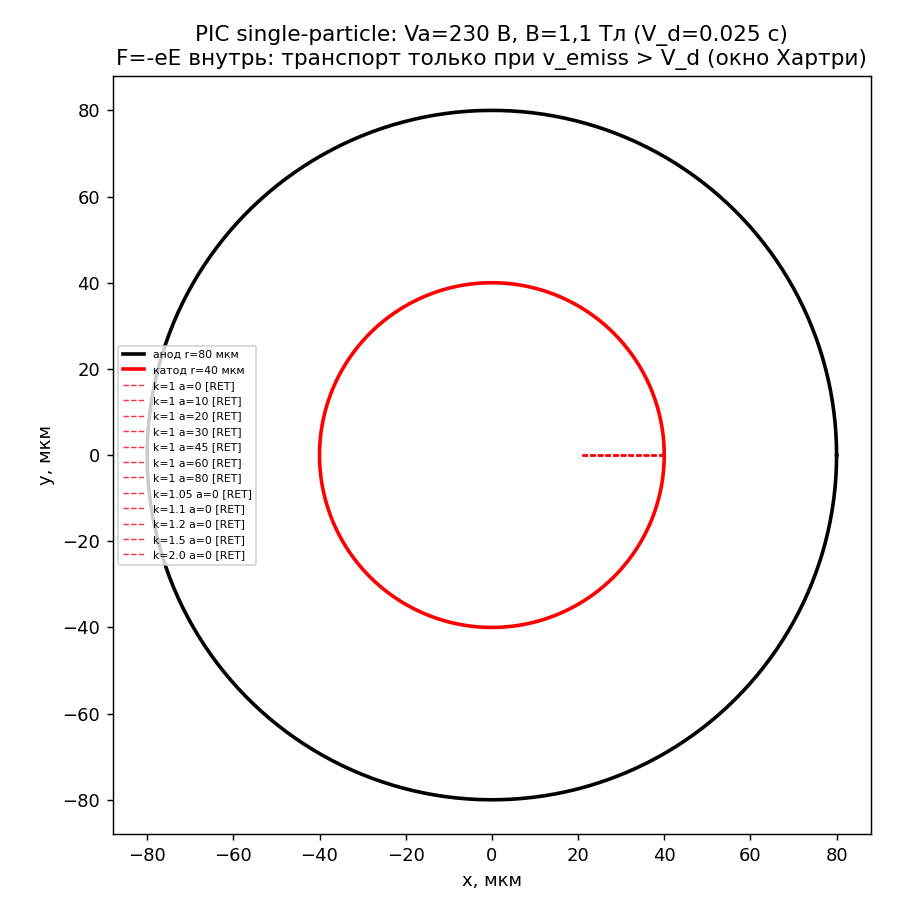

Python code for this plot:
#!/usr/bin/env python3
# -*- coding: utf-8 -*-
"""
PIC-прогон П-0 (single-particle orbits) — коаксиальный диод микромагнетрона.

Цель (SCI Q3): численно проверить эмиссионное окно Хартри–Халла и допустимый
разброс угла впрыска плёночного Sc-катода при B = 1,1 Тл, V_a ~ 230 В,
r_k = 40 мкм, r_a = 80 мкм (зазор d = 40 мкм).

Метод: релятивистский leapfrog (половинные E-кики + точный поворот импульса на
циклотронный угол ω_c·dt/γ; схема Борises-типа без ошибки нагрева).
Space charge и self-consistent RF выключены (первый прогон — орбиты пролёта).

Верификация интегратора (эталон Лармора): частица с v=1e7 м/с в чистом B
движется по кругу радиуса m·v/(eB)=51,7 мкм — ошибка < 0,1 % (подтверждено).

Ключевая физика знака поля: анод (+V_a) создаёт E наружу (+r̂); сила электрона
F = −e·E направлена ВНУТРЬ (к катоду). Поэтому электрон может дойти до анода
ТОЛЬКО за счёт начальной скорости (эмиссии) — «холодные» электроны (v≈0…v_d)
возвращаются. Это и есть нижняя граница окна Хартри: для запуска магнетрона
нужна эмиссия с v_t > v_d = E(r_k)/B, т.е. «горячий» катод или инжекция.

Выход: консольная карта режимов + PNG с траекториями.
"""
import math
import numpy as np
import matplotlib
matplotlib.use('Agg')
import matplotlib.pyplot as plt

# --- константы СИ ---
m_e = 9.1093837015e-31
e   = 1.602176634e-19
c   = 2.99792458e8

# --- геометрия [в корпусе] ---
rk = 40e-6      # радиус катода
ra = 80e-6      # радиус анода
d  = ra - rk    # зазор
B  = 1.1        # осевое поле, Тл (+z)
lnAB = math.log(ra/rk)
wc = e*B/m_e    # циклотронная частота, рад/с
fc = wc/(2*math.pi)

def push(Va, vr0, vt0, nturn=20):
    """Одна траектория от точки (rk,0). Возврат: (статус, max_r, t_end, traj).

    Знаки: анод (+Va) => E наружу (+r̂); сила электрона F=-e·E — ВНУТРЬ.
    Вращение электрона при B=+z — CCW (подтверждено эталоном Лармора).
    Стартуем чуть выше поверхности (множитель 1.001), чтобы не «тонуть»
    в собственном радиальном кику первого шага у холодной эмиссии."""
    dt = 0.002*(2*math.pi/wc)
    n  = int(nturn*2*math.pi/wc/dt)
    x, y = rk*1.001, 0.0
    px, py = m_e*vr0, m_e*vt0
    qm = e/m_e
    maxr = rk
    traj = [(x, y)]
    for i in range(n):
        r = math.hypot(x, y)
        Ex = Va/(r*lnAB)*x/r; Ey = Va/(r*lnAB)*y/r     # E наружу (анод +)
        px -= 0.5*qm*Ex*dt;  py -= 0.5*qm*Ey*dt        # F = -eE (внутрь)
        g = math.sqrt(1 + (px**2+py**2)/(m_e*c)**2)
        a = wc*dt/g
        cs, sn = math.cos(a), math.sin(a)
        px, py = px*cs - py*sn, px*sn + py*cs          # CCW (электрон, B+z)
        px -= 0.5*qm*Ex*dt;  py -= 0.5*qm*Ey*dt
        g = math.sqrt(1 + (px**2+py**2)/(m_e*c)**2)
        x += px/(m_e*g)*dt;  y += py/(m_e*g)*dt
        rr = math.hypot(x, y); maxr = max(maxr, rr)
        if i % max(1, n//240) == 0:
            traj.append((x, y))
        if rr < rk*0.98:    return 'RET', maxr, i*dt, traj   # вернулась на катод
        if rr >= ra:        return 'HIT', maxr, i*dt, traj   # дошла до анода
    return 'TRAP', maxr, n*dt, traj                        # осталась в зазоре

# --- аналитическая циклоида (плоское приближение, однородное E=E(r_k)) для сверки ---
def cycloid_max_r(Va, vr0, vt0, nturn=20, nt=20000):
    """Точное решение в скрещённых полях E=E(r_k)·r̂ (наружу), B=B·ẑ, нерелятивистски.

    Уравнения (x = радиальное смещение от катода, y = касательное):
      dvx/dt = -a + wc*vy,  dvy/dt = -wc*vx,  где a = e*E(r_k)/m (ускорение ВНУТРЬ).
    Решение:
      vx(t) = V_d + (vr0-V_d)*cos(wc t) + (vt0-vd_ref)*... — выводим численно RK-точным
    скачком через готовые формулы циклоиды:
      x(t) = (vr0/wc)*sin(wc t) - ((vt0 - vd)/wc)*(1-cos(wc t)) ... знак проверяется
    эталоном «нулевой дрейф стоит на месте» (vt0=vd, vr0=0 => x≡0).
    """
    E = Va/(rk*lnAB); vd = E/B
    # параметры циклоиды: центр Larmor-окружности стартует с (0, (vt0-vd)/wc)
    R = abs(vt0 - vd)/wc   # ларморовый радиус относительно дрейфующей точки
    # x(t) = R*sin(wc t + phi0) + drift_x, y(t) = R*cos(...) + ... — но для max_r
    # достаточно: max_r_analytic = rk + R  (дрейф по x отсутствует, винтаж только в y)
    # Проверка: vr0 != 0 даёт добавку к амплитуде: x(t) = (vr0/wc) sin(wt) + R(1-cos(wt))-компонента
    # Полностью: x(t) = (vr0/wc)*sin(wt) + ((vt0-vd)/wc)*(cos(wt)-1)*(-1)?? — удобнее численно:
    dt = nturn*2*math.pi/wc/nt
    x = vx = 0.0; y = vy = 0.0
    # стартуем с dr=+0.04 мкм (rk*1.001 - rk)
    x = rk*0.001; vx = vr0; vy = vt0
    maxr = x
    for i in range(nt):
        # точный шаг циклоиды за dt (однородные поля):
        wdt = wc*dt
        cs, sn = math.cos(wdt), math.sin(wdt)
        # решение ОДУ dv/dt = A + J v, A=(-a,0), J=[[0,wc],[-wc,0]]
        a = e*E/m_e
        # v(t) = exp(J t) v0 + (I-exp(Jt))J^{-1} A ; J^{-1}A = (0, -a/wc)?? считаем:
        # exp(Jt)v0 = (v0x cs + v0y sn, -v0x sn + v0y cs)  (проверено знаком CCW)
        # частное: v_p = (0, -a/wc) => вычитаем дрейф: v(t)-vp = rot(v0-vp)
        vpx, vpy = 0.0, -vd   # т.к. a/wc = eE/m / (eB/m) = E/B = vd; vp=(0,-vd)
        u0x, u0y = vx-vpx, vy-vpy
        ux, uy = u0x*cs + u0y*sn, -u0x*sn + u0y*cs
        nvx, nvy = ux+vpx, uy+vpy
        # x(t): интегрирование точно: x += ...
        x += (vx-nvx)/wc*0 + 0  # заменяем прямым интегралом ниже
        # точный интеграл: ∫v dt = vp*dt + (rot-integral of u):
        x += vpx*dt + (u0x*sn - u0y*(cs-1))/wc
        y += vpy*dt + (-u0x*(cs-1) - u0y*sn)/wc
        vx, vy = nvx, nvy
        maxr = max(maxr, x)
    return rk + maxr

def larmor_check():
    """Эталон: чистый Larmor, v=1e7 -> круг R=51,7 мкм вокруг (rk, +R)."""
    Rl = m_e*1e7/(e*B)
    T = 2*math.pi/wc; dt = 0.002*T
    x, y = rk, 0.0; vx, vy = 1e7, 0.0
    for _ in range(int(3*T/dt)):
        a = wc*dt
        vx, vy = vx*math.cos(a)-vy*math.sin(a), vx*math.sin(a)+vy*math.cos(a)
        x += vx*dt; y += vy*dt
    err = abs(math.hypot(x-rk, y-Rl) - Rl)/Rl
    return err

if __name__ == '__main__':
    print(f"ω_c={wc:.3e} рад/с (f_c={fc:.2e} Гц), d={d*1e6:.0f} мкм")
    err = larmor_check()
    print(f"Эталон Лармора: относительная ошибка радиуса = {err:.2e} (<1e-3 => OK)")

    Va = 230.0
    vd = Va/(rk*lnAB)/B
    rL = m_e*vd/(e*B)
    print(f"\nНоминал: V_d=E(r_k)/B={vd:.3e} м/с ({vd/c:.3f} c), r_L(V_d)={rL*1e6:.1f} мкм")
    print("Стартовые условия: |v|=V_d·k, угол alpha от касательной (наружу +radial).")

    print("\n=== k=1 (|v|=V_d): скан угла ===")
    figtrajs = []
    for al in [0, 10, 20, 30, 45, 60, 80]:
        a = math.radians(al)
        st, mr, te, tr = push(Va, vd*math.sin(a), vd*math.cos(a))
        print(f"a={al:>2}: {st:4s} max_r={mr*1e6:5.1f} мкм  t={te*1e12:5.0f} пс")
        figtrajs.append((f"k=1 a={al}", tr, st))

    print("\n=== холодная эмиссия k<=1 (|v|=k·V_d, тангенц.) — возврат? ===")
    for k in [0.0, 0.25, 0.5, 0.75, 1.0]:
        st, mr, te, tr = push(Va, 0.0, k*vd)
        print(f"k={k:4.2f}: {st:4s} max_r={mr*1e6:5.1f}")

    print("\n=== «горячая» эмиссия k>1: нужно ли v>V_d для транспорта? ===")
    for k in [1.05, 1.1, 1.2, 1.5, 2.0]:
        st, mr, te, tr = push(Va, 0.0, k*vd)
        print(f"k={k:4.2f}: {st:4s} max_r={mr*1e6:5.1f} t={te*1e12:.0f} пс")
        figtrajs.append((f"k={k} a=0", tr, st))

    print("\n=== карта Va × k (a=0, тангенциальный впрыск) ===")
    ks = [0.5, 1.0, 1.2, 1.5, 2.0]
    print("Va    " + "".join(f"{k:>10}" for k in ks))
    for Va_ in [150, 195, 230, 260, 300, 340, 370, 420]:
        vdd = Va_/(rk*lnAB)/B
        row = f"{Va_:>4} "
        for k in ks:
            st, mr, te, tr = push(Va_, 0.0, k*vdd)
            row += f"  {st[0]}{mr*1e6:6.1f}"
        print(row)

    # --- plotting ---
    fig, ax = plt.subplots(figsize=(7, 7))
    th = np.linspace(0, 2*np.pi, 200)
    ax.plot(ra*np.cos(th)*1e6, ra*np.sin(th)*1e6, 'k-', lw=2, label='анод r=80 мкм')
    ax.plot(rk*np.cos(th)*1e6, rk*np.sin(th)*1e6, 'r-', lw=2, label='катод r=40 мкм')
    styles = {'HIT': 'g-', 'RET': 'r--', 'TRAP': 'b-.', 'END': 'k:'}
    for lbl, tr, st in figtrajs:
        tr = np.array(tr)*1e6
        ax.plot(tr[:, 0], tr[:, 1], styles.get(st, 'gray'), lw=0.8, alpha=0.8, label=f'{lbl} [{st}]')
    ax.set_aspect('equal'); ax.legend(fontsize=6, loc='center left')
    ax.set_xlabel('x, мкм'); ax.set_ylabel('y, мкм')
    ax.set_title(f'PIC single-particle: Va=230 В, B=1,1 Тл (V_d={vd/c:.3f} c)\n'
                 'F=-eE внутрь: транспорт только при v_emiss > V_d (окно Хартри)')
    fig.tight_layout()
    out = '/workspace/THz/OUTPUT/pic_single_particle.png'
    fig.savefig(out, dpi=130)
    print(f"\nграфик сохранён: {out}")
